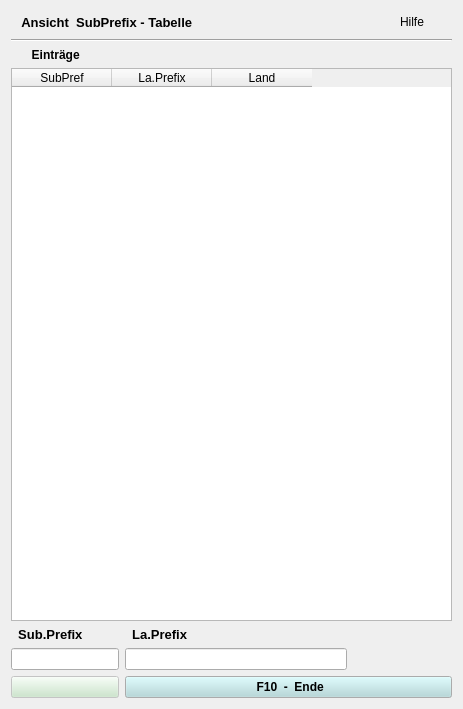
<?xml version="1.0" encoding="UTF-8"?>
<ui version="4.0">
 <class>prefDiag</class>
 <widget class="QWidget" name="prefDiag">
  <property name="geometry">
   <rect>
    <x>0</x>
    <y>0</y>
    <width>463</width>
    <height>709</height>
   </rect>
  </property>
  <property name="font">
   <font>
    <pointsize>9</pointsize>
   </font>
  </property>
  <property name="windowTitle">
   <string>Sub-PrefixTabelle</string>
  </property>
  <layout class="QGridLayout">
   <item row="0" column="0" colspan="5">
    <widget class="QLabel" name="label">
     <property name="font">
      <font>
       <pointsize>10</pointsize>
       <weight>75</weight>
       <bold>true</bold>
      </font>
     </property>
     <property name="text">
      <string>   Ansicht  SubPrefix - Tabelle</string>
     </property>
    </widget>
   </item>
   <item row="0" column="5">
    <widget class="QPushButton" name="ButtonHilfe">
     <property name="focusPolicy">
      <enum>Qt::NoFocus</enum>
     </property>
     <property name="text">
      <string>Hilfe</string>
     </property>
     <property name="flat">
      <bool>true</bool>
     </property>
    </widget>
   </item>
   <item row="1" column="0" colspan="6">
    <widget class="Line" name="line_2">
     <property name="orientation">
      <enum>Qt::Horizontal</enum>
     </property>
    </widget>
   </item>
   <item row="2" column="0">
    <widget class="QLabel" name="label_4">
     <property name="font">
      <font>
       <weight>75</weight>
       <bold>true</bold>
      </font>
     </property>
     <property name="text">
      <string>      Einträge </string>
     </property>
     <property name="alignment">
      <set>Qt::AlignRight|Qt::AlignTrailing|Qt::AlignVCenter</set>
     </property>
    </widget>
   </item>
   <item row="2" column="1" colspan="5">
    <widget class="QLabel" name="labelcount">
     <property name="text">
      <string/>
     </property>
    </widget>
   </item>
   <item row="3" column="0" colspan="6">
    <widget class="QTableWidget" name="PrefTable">
     <property name="focusPolicy">
      <enum>Qt::StrongFocus</enum>
     </property>
     <property name="autoScroll">
      <bool>true</bool>
     </property>
     <column>
      <property name="text">
       <string>SubPref</string>
      </property>
     </column>
     <column>
      <property name="text">
       <string>La.Prefix</string>
      </property>
     </column>
     <column>
      <property name="text">
       <string>Land</string>
      </property>
     </column>
    </widget>
   </item>
   <item row="4" column="0" colspan="2">
    <widget class="QLabel" name="label_2">
     <property name="font">
      <font>
       <pointsize>10</pointsize>
       <weight>75</weight>
       <bold>true</bold>
      </font>
     </property>
     <property name="text">
      <string>  Sub.Prefix</string>
     </property>
     <property name="alignment">
      <set>Qt::AlignLeading|Qt::AlignLeft|Qt::AlignVCenter</set>
     </property>
    </widget>
   </item>
   <item row="4" column="2" colspan="4">
    <widget class="QLabel" name="label_3">
     <property name="font">
      <font>
       <pointsize>10</pointsize>
       <weight>75</weight>
       <bold>true</bold>
      </font>
     </property>
     <property name="text">
      <string>  La.Prefix</string>
     </property>
     <property name="alignment">
      <set>Qt::AlignLeading|Qt::AlignLeft|Qt::AlignVCenter</set>
     </property>
    </widget>
   </item>
   <item row="5" column="0" colspan="2">
    <widget class="QLineEdit" name="lineEditSpref"/>
   </item>
   <item row="5" column="2">
    <widget class="QLineEdit" name="lineEditPref"/>
   </item>
   <item row="5" column="3">
    <widget class="QLabel" name="label_5">
     <property name="text">
      <string/>
     </property>
    </widget>
   </item>
   <item row="5" column="4" colspan="2">
    <spacer>
     <property name="orientation">
      <enum>Qt::Horizontal</enum>
     </property>
     <property name="sizeHint" stdset="0">
      <size>
       <width>40</width>
       <height>20</height>
      </size>
     </property>
    </spacer>
   </item>
   <item row="6" column="0" colspan="2">
    <widget class="QPushButton" name="ButtonDel">
     <property name="enabled">
      <bool>false</bool>
     </property>
     <property name="palette">
      <palette>
       <active>
        <colorrole role="Button">
         <brush brushstyle="SolidPattern">
          <color alpha="255">
           <red>198</red>
           <green>230</green>
           <blue>198</blue>
          </color>
         </brush>
        </colorrole>
       </active>
       <inactive>
        <colorrole role="Button">
         <brush brushstyle="SolidPattern">
          <color alpha="255">
           <red>198</red>
           <green>230</green>
           <blue>198</blue>
          </color>
         </brush>
        </colorrole>
       </inactive>
       <disabled>
        <colorrole role="Button">
         <brush brushstyle="SolidPattern">
          <color alpha="255">
           <red>198</red>
           <green>230</green>
           <blue>198</blue>
          </color>
         </brush>
        </colorrole>
       </disabled>
      </palette>
     </property>
     <property name="focusPolicy">
      <enum>Qt::NoFocus</enum>
     </property>
     <property name="text">
      <string/>
     </property>
    </widget>
   </item>
   <item row="6" column="2" colspan="4">
    <widget class="QPushButton" name="ButtonExit">
     <property name="palette">
      <palette>
       <active>
        <colorrole role="Button">
         <brush brushstyle="SolidPattern">
          <color alpha="255">
           <red>175</red>
           <green>215</green>
           <blue>217</blue>
          </color>
         </brush>
        </colorrole>
       </active>
       <inactive>
        <colorrole role="Button">
         <brush brushstyle="SolidPattern">
          <color alpha="255">
           <red>175</red>
           <green>215</green>
           <blue>217</blue>
          </color>
         </brush>
        </colorrole>
       </inactive>
       <disabled>
        <colorrole role="Button">
         <brush brushstyle="SolidPattern">
          <color alpha="255">
           <red>175</red>
           <green>215</green>
           <blue>217</blue>
          </color>
         </brush>
        </colorrole>
       </disabled>
      </palette>
     </property>
     <property name="font">
      <font>
       <weight>75</weight>
       <bold>true</bold>
      </font>
     </property>
     <property name="focusPolicy">
      <enum>Qt::NoFocus</enum>
     </property>
     <property name="text">
      <string> F10  -  Ende</string>
     </property>
    </widget>
   </item>
  </layout>
 </widget>
 <tabstops>
  <tabstop>lineEditSpref</tabstop>
  <tabstop>lineEditPref</tabstop>
  <tabstop>PrefTable</tabstop>
 </tabstops>
 <resources/>
 <connections/>
</ui>
